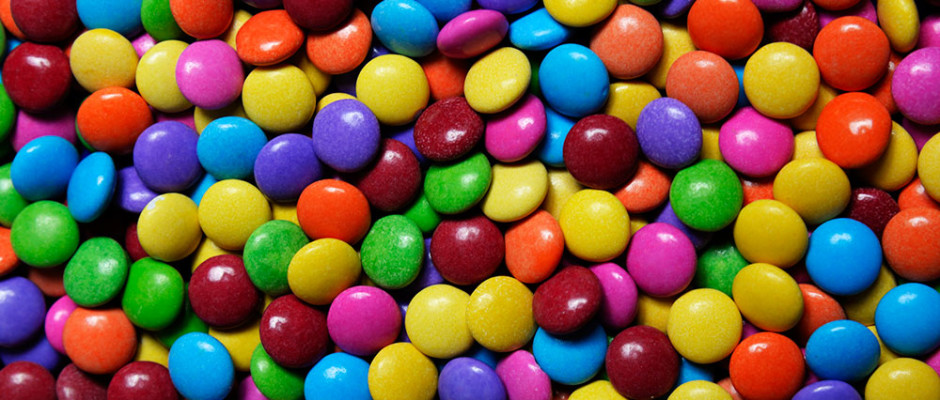
%> input picture ColorSciencie/sparkies.jpg, 940 x 400 px
$ octave colorRGB.m   (GNU Octave 9; MATLAB toolbox functions it lacks are replaced by stand-ins)
%> lines starting %> are read from the running program, lines starting %| are printed output that depends on the picture; in (x1, y1, x2, y2) boxes, pixels count from 0 and x2, y2 are one past the last pixel; in counts of white or black regions, pixels touching at a corner belong together; the program's own positions count from 1
clear all, close all, clc

%a = imread('peper.jpg'); % -- figure(1);imshow(a)
a = imread('sparkies.jpg'); % -- figure(1);imshow(a)
%> a is the input picture: size 400x940x3 uint8; mean R, G, B 121.3, 89.8, 66.7
[fil,col,cap]=size(a);
%> fil = 400; col = 940; cap = 3
a1 = reshape(a,[fil,col*cap]);
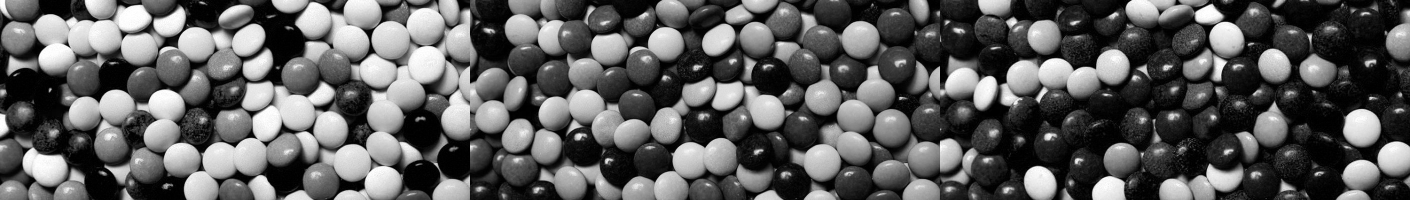
%> a1: size 400x2820 uint8 (shown at 1/2 size); min 0, max 255, mean 92.6
% -- figure(2); imshow(a1);title('R-G-B');impixelinfo
%Formato de color HSV
a2 = rgb2hsv(a);
%> a2: size 400x940x3 double; mean H, S, V 0.423, 0.841, 0.625
% -- figure(3); imshow(a2)
a2 = double(a2);a2=a2/max(a2(:))*255;
%> after `a2=a2/max(a2(:))*255`: a2: size 400x940x3 double; mean H, S, V 107.8, 214.4, 159.5
a2 = uint8(a2);
%> a2: size 400x940x3 uint8; mean H, S, V 107.8, 214.4, 159.5
a2 = reshape(a2,[fil,col*cap]);
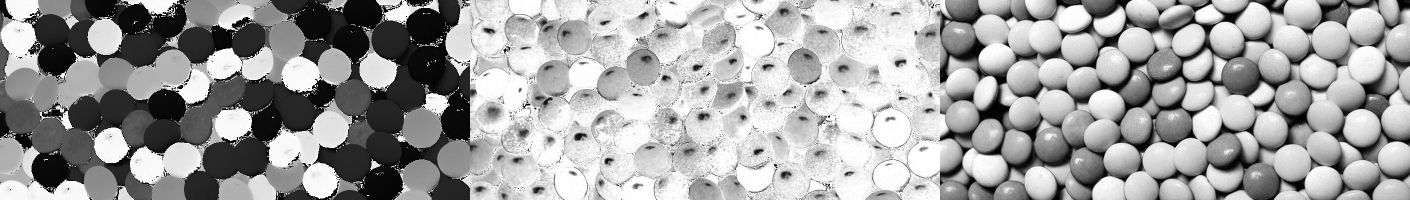
%> a2: size 400x2820 uint8 (shown at 1/2 size); min 0, max 255, mean 160.5
% -- figure(4);imshow([a1;a2]);title('R-G-B ; H-S-I');impixelinfo

% Nuevo ormato de Matlab para los formatos de color
cform = makecform('srgb2lab');
a3 = applycform(a,cform);
%> a3: size 400x940x3 uint8; mean of channels 1, 2, 3 113.9, 144.7, 147.8
a3 = double(a3); a3 = a3/max(a3(:))*255;
%> after `a3 = double(a3)`: a3: size 400x940x3 double; mean of channels 1, 2, 3 113.9, 144.7, 147.8
%> after `a3 = a3/max(a3(:))*255`: a3: size 400x940x3 double; mean of channels 1, 2, 3 115.3, 146.4, 149.6
a3 = uint8(a3);
%> a3: size 400x940x3 uint8; mean of channels 1, 2, 3 115.3, 146.4, 149.5
b = a3(:,:,3);
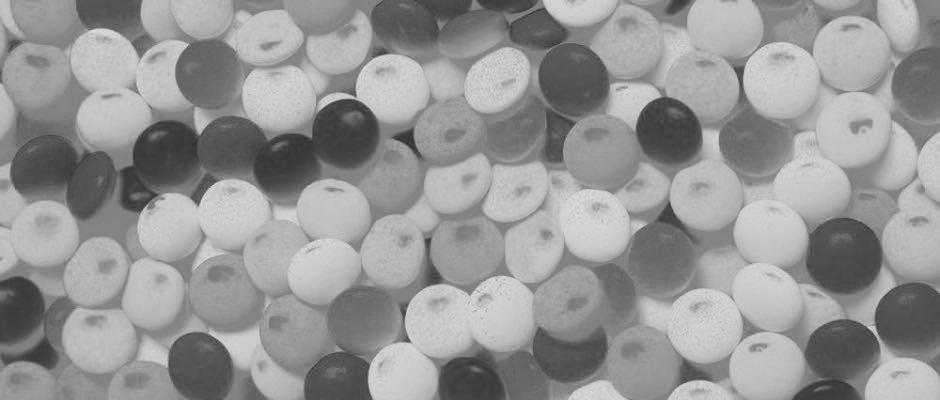
%> b: size 400x940 uint8; min 49, max 217, mean 149.5
a3 = reshape(a3,[fil,col*cap]);
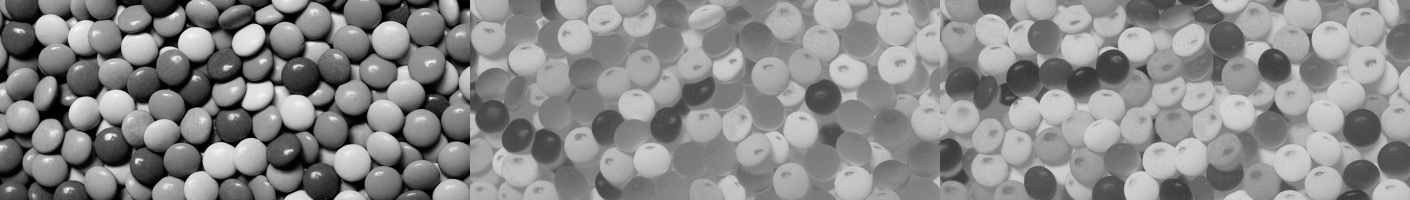
%> a3: size 400x2820 uint8 (shown at 1/2 size); min 0, max 255, mean 137.1
%figure(5);imshow([a1;a2;a3]);title('RGB; HSV; LAB');impixelinfo
% Extraer un color X=200 de la imagen
figure(6);imshow(b);impixelinfo
b(b<180)=0;
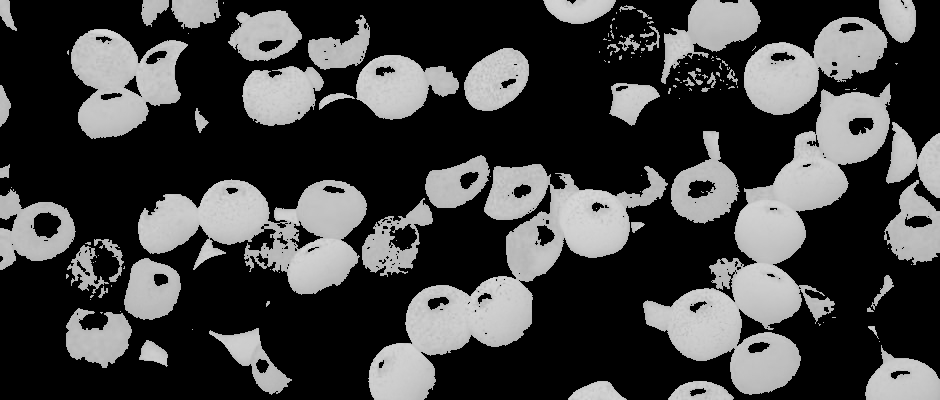
%> b: size 400x940 uint8; min 0, max 217, mean 67
b(b>0)=255;
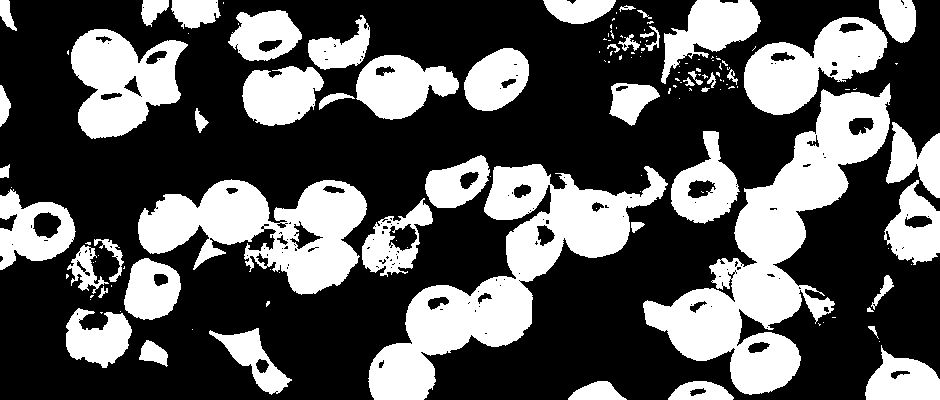
%> b: size 400x940 uint8; 34.6% white; 139 white regions (87 under 20 px), largest, box (x1, y1, x2, y2) and area: (643, 83, 891, 395) 24181, (368, 164, 668, 400) 20821, (138, 179, 367, 295) 14188
%figure(7);imshow(b);impixelinfo

%Reemplazar esa máscara que quedó por el color original
b = [b,b,b]; b=reshape(b,[fil,col,cap]);
%> after `b = [b,b,b]`:
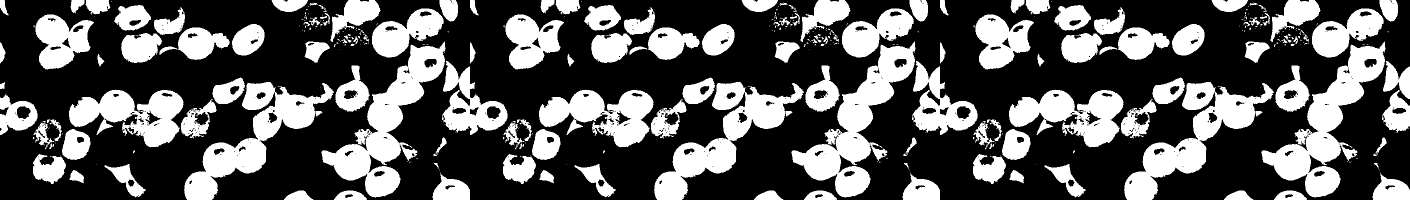
%> b: size 400x2820 uint8 (shown at 1/2 size); 34.6% white; 411 white regions (261 under 20 px), largest, box (x1, y1, x2, y2) and area: (643, 83, 891, 395) 24181, (1583, 83, 1831, 395) 24181, (2523, 83, 2771, 395) 24181
%> after `b=reshape(b,[fil,col,cap])`: b: size 400x940x3 uint8; mean of channels 1, 2, 3 88.3, 88.3, 88.3
a4 = a; a4(b==0)=0;
%> after `a4(b==0)=0`: a4: size 400x940x3 uint8; mean of channels 1, 2, 3 64.6, 49.8, 9.6
figure(8);imshow(a4);impixelinfo

$ run again, with ColorSciencie/peper.jpg copied over ColorSciencie/sparkies.jpg
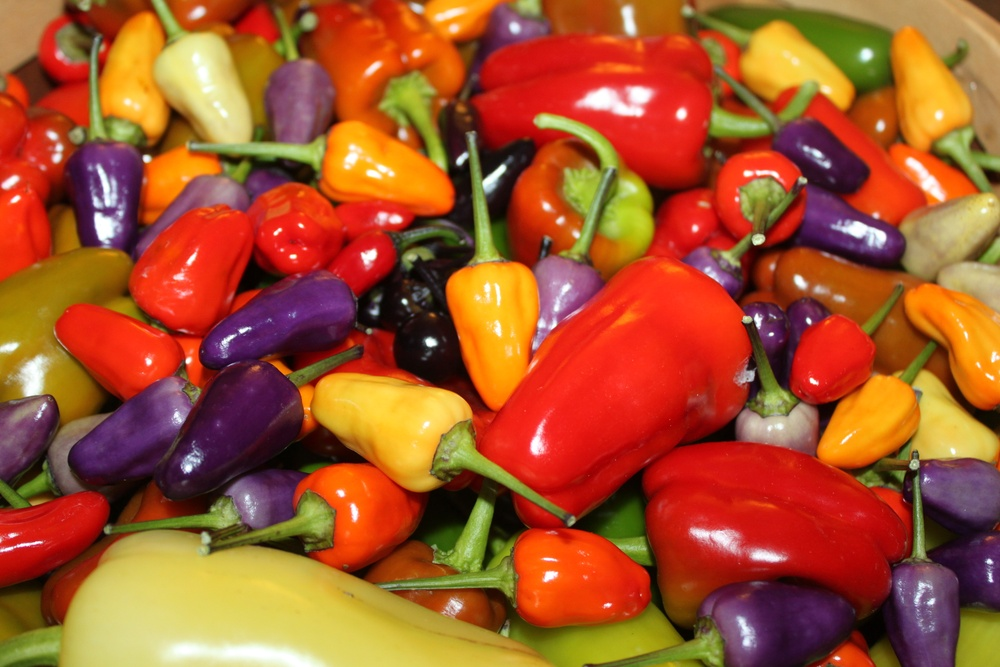
%> input picture ColorSciencie/peper.jpg, 1000 x 667 px, shrunk from 2352 x 1568 before the run
%> a is the input picture: size 667x1000x3 uint8; mean R, G, B 165.3, 84.7, 42.6
%> `b(b>0)=255;`:
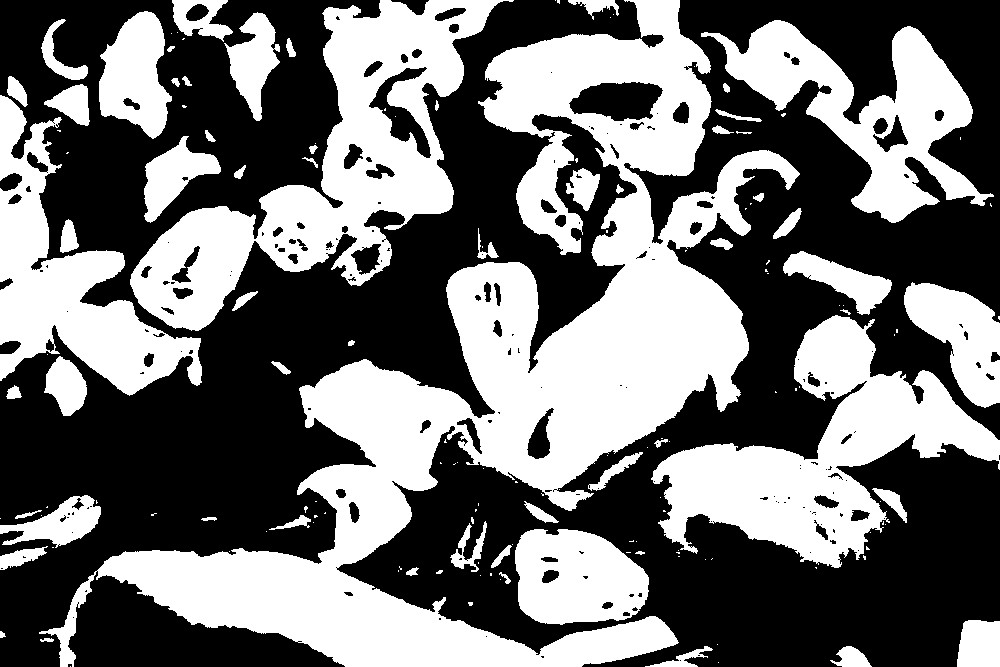
%> b: size 667x1000 uint8; 44.2% white; 153 white regions (91 under 20 px), largest, box (x1, y1, x2, y2) and area: (39, 0, 800, 667) 129637, (130, 0, 514, 331) 39740, (651, 315, 1000, 568) 33080
%> `b = [b,b,b]`:
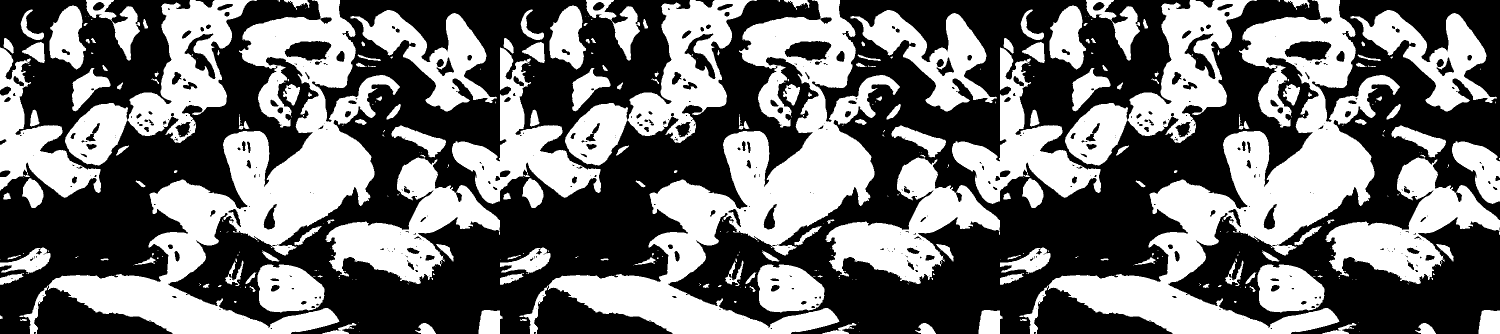
%> b: size 667x3000 uint8 (shown at 1/2 size); 44.2% white; 453 white regions (271 under 20 px), largest, box (x1, y1, x2, y2) and area: (39, 0, 800, 667) 129637, (1039, 0, 1800, 667) 129637, (2039, 0, 2800, 667) 129637
%> a4: size 667x1000x3 uint8; mean of channels 1, 2, 3 96.7, 41.4, 10.6
